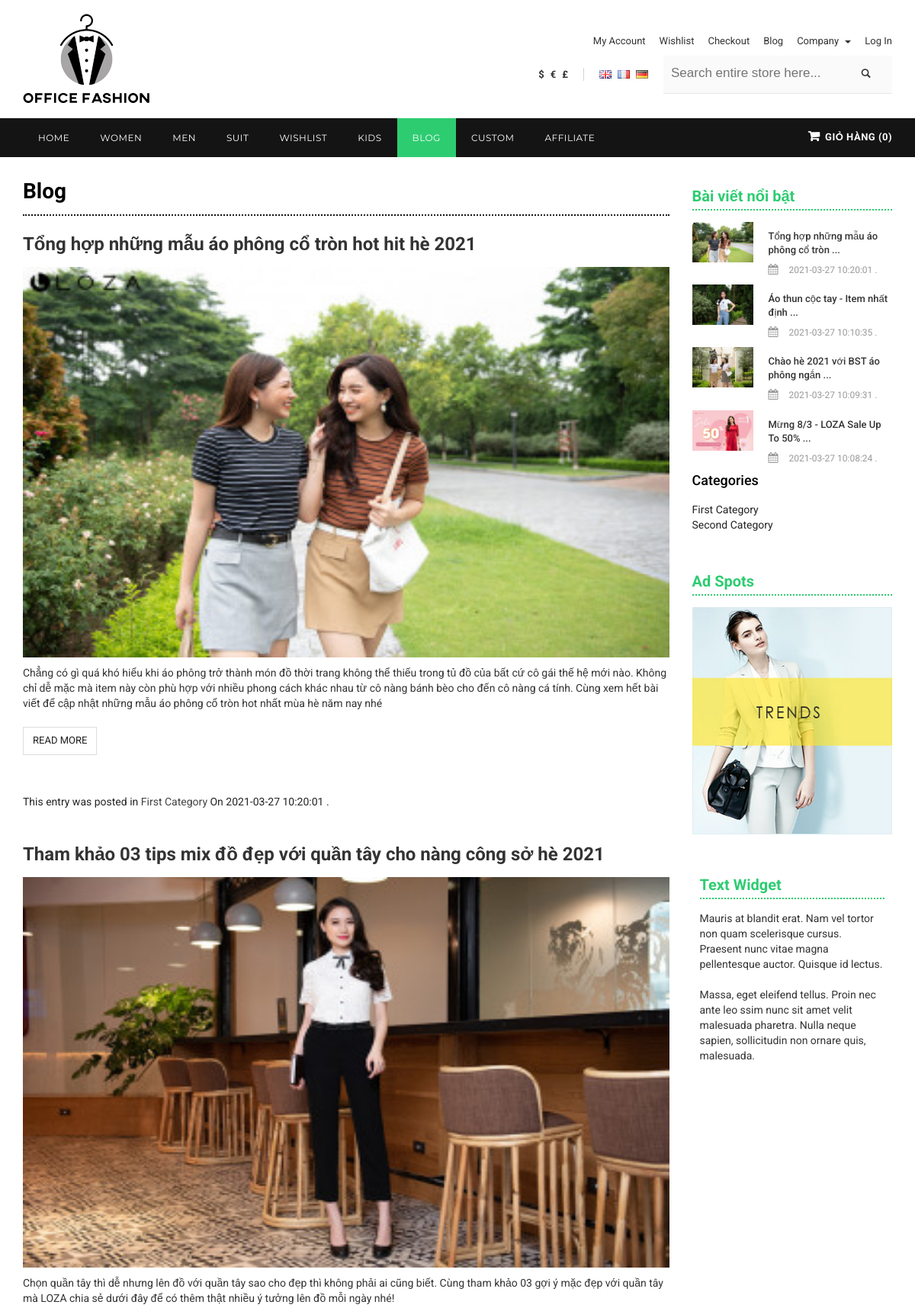
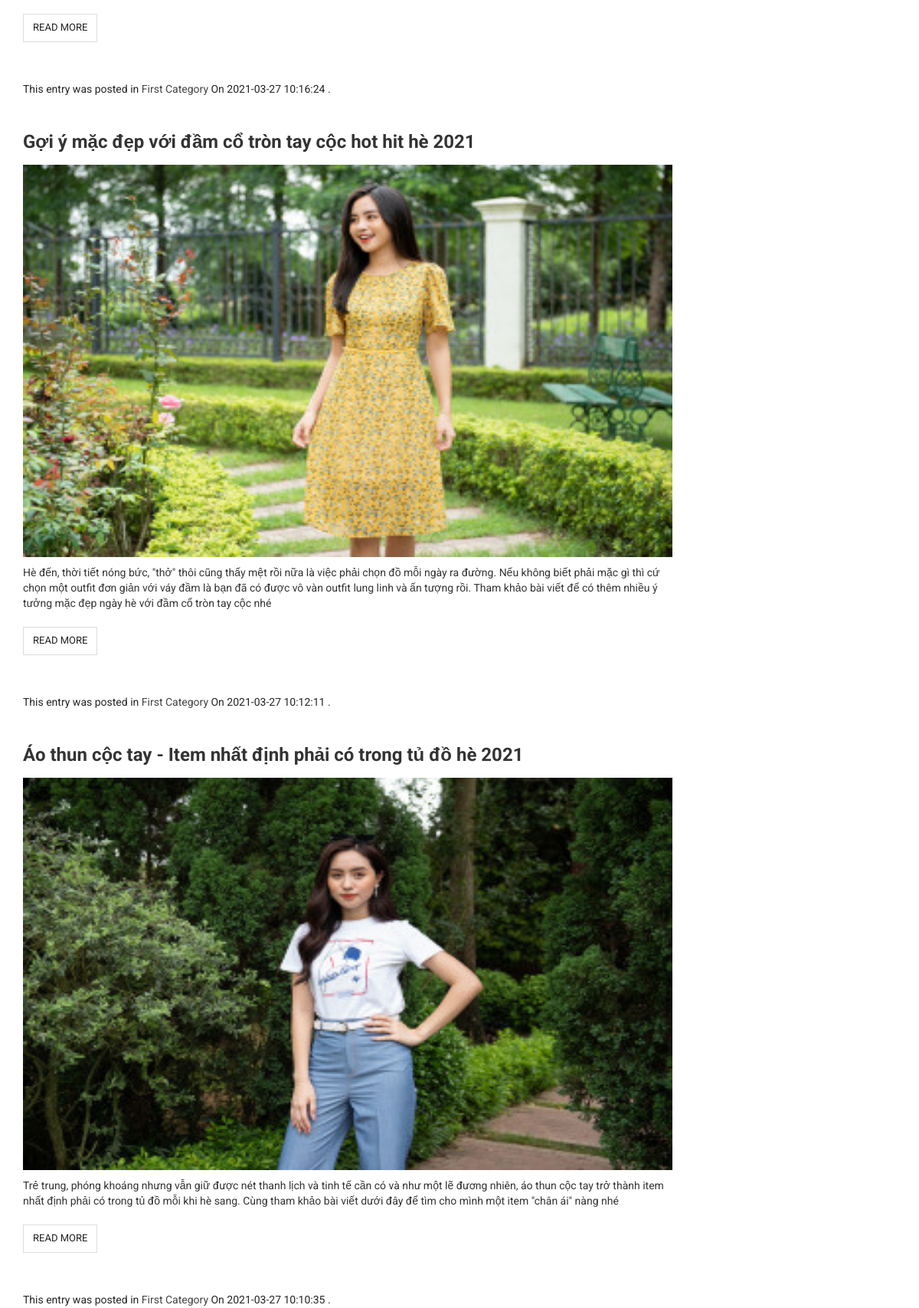
The page /index.php?page=blog (upper part) on the database its author committed (2 pictures, top to bottom).
### tables this page shows
CREATE TABLE `tbl_blogs` (
  `id` int(11) NOT NULL,
  `cate_blog_id` int(11) NOT NULL,
  `user_id` int(11) NOT NULL,
  `title` varchar(150) NOT NULL,
  `main_image` varchar(150) NOT NULL,
  `description` text NOT NULL,
  `content_blog` text NOT NULL,
  `views` double NOT NULL,
  `status` tinyint(1) NOT NULL DEFAULT 1,
  `created_at` datetime NOT NULL DEFAULT current_timestamp(),
  `updated_at` datetime NOT NULL DEFAULT current_timestamp()
);

### config/myconfig.php (called while the page is built, shortened)
<?php
	class Connect
	{
		private $dns = "mysql:host=localhost;dbname=website_docongso";
		private $user = "root";
		private $pass = "";
		function __construct()
		{
			try{
				$this->pdo = new PDO($this->dns, $this->user, $this->pass);
				$this->pdo->query("SET NAMES utf8");
			}catch(PDOException $e){
				echo $e->getMessage();
				exit();
			}
		}
	}
?>

### model/blogModel.php (called while the page is built, shortened)
<?php
    if(isset($useAjax)){
        include_once '../../config/myconfig.php';
    }else{
        include_once 'config/myconfig.php' ;
    }
    class blogModel extends Connect
    {
        function __construct()
        {
            parent::__construct();
        }
        protected function countData_m(){
            $sql = "SELECT COUNT(id) AS 'count' FROM `tbl_blogs`";
            $result = $this->pdo->prepare($sql);
            $result->execute();
            return $result->fetch(PDO::FETCH_ASSOC);
        }
        protected function paginationBlog_m($from, $row){
            $sql = "SELECT * FROM `tbl_blogs` ORDER BY id DESC LIMIT $from, $row";
            $result = $this->pdo->prepare($sql);
            $result->execute();
            return $result->fetchAll(PDO::FETCH_ASSOC);
        }
        protected function selectBogViewsTop_m(){
            $sql = "SELECT * FROM `tbl_blogs` ORDER BY views DESC LIMIT 0,4";
            $result = $this->pdo->prepare($sql);
            $result->execute();
            return $result->fetchAll(PDO::FETCH_ASSOC);
        }
    }
?>

### views/blog/viewsBlog.php (the view, shortened to what this page needs)
<?php
function substr_word($str, $limit)
{
    if (stripos($str, " ")) {
        $ex_str = explode(" ", $str);
        $str_s = "";
        if (count($ex_str) > $limit) {
            for ($i = 0; $i < $limit; $i++) {
                $str_s .= $ex_str[$i] . " ";
            }
            return $str_s . " ...";
        } else {
            return $str;
        }
    } else {
        return $str;
    }
}
?>
<section class="main-container col2-right-layout bounceInUp animated">
    <div class="main container" style="margin: 100px auto; margin-top: 0 !important;">
        <div class="row">
            <div class="col-main col-sm-9">
                <div class="page-title">
                    <h2>Blog</h2>
                </div>
                <div class="blog-wrapper" id="main" total_page="<?= ceil($countData['count'] / 5); ?>">
                    <div class="site-content" id="primary">
                        <div role="main" id="content">
                            <?php foreach ($selectProduct as $value) { ?>
                                <article class="blog_entry clearfix">
                                    <header class="blog_entry-header clearfix">
                                        <div class="blog_entry-header-inner">
                                            <h2 class="blog_entry-title"> <a rel="bookmark" href="index.php?page=blog&method=blogDetail&id=<?= $value['id'] ?>"><?= $value['title']; ?></a> </h2>
                                        </div>
                                    </header>
                                    <div class="entry-content">
                                        <div class="featured-thumb"><a href="index.php?page=blog&method=blogDetail&id=<?= $value['id'] ?>"><img src="assets/images/blogs/<?= $value['main_image'] ?>" alt="blog image" style="width: 100%; height: 512px;"></a></div>
                                        <div class="entry-content">
                                            <p><?= $value['description']; ?></p>
                                        </div>
                                        <p> <a class="btn" href="index.php?page=blog&method=blogDetail&id=<?= $value['id'] ?>">Read More</a> </p>
                                    </div>
                                    <footer class="entry-meta"> This entry was posted in <a rel="category tag" title="View all posts in First Category" href="#">First Category</a> On
                                        <time datetime="<?= $value['created_at'] ?>" class="entry-date"><?= $value['created_at'] ?></time>
                                        .
                                    </footer>
                                </article>
                            <?php } ?>
                        </div>
                    </div>
                </div>
            </div>
            <aside class="col-right sidebar col-sm-3">
                <div role="complementary" class="widget_wrapper13" id="secondary">
                    <div class="popular-posts widget widget__sidebar" id="recent-posts-4">
                        <h3 class="widget-title">Bài viết nổi bật</h3>
                        <div class="widget-content">
                            <ul class="posts-list unstyled clearfix">
                                <?php foreach ($selectViewsTop as $value) { ?>
                                    <li>
                                        <figure class="featured-thumb"> <a href="index.php?page=blog&method=blogDetail&id=<?= $value['id'] ?>"> <img width="80" height="53" alt="blog image" src="assets/images/blogs/<?= $value['main_image'] ?>" style="width: 80px; height: 53px;"> </a> </figure>
                                        <h4><a title="Pellentesque posuere" href="index.php?page=blog&method=blogDetail&id=<?= $value['id'] ?>"><?php echo substr_word($value['title'], 8); ?></a></h4>
                                        <p class="post-meta"><i class="icon-calendar"></i>
                                            <time datetime="<?= $value['created_at'] ?>" class="entry-date"><?= $value['created_at'] ?></time>
                                            .
                                        </p>
                                    </li>
                                <?php } ?>
                            </ul>
                        </div>
                    </div>
                    <div class="popular-posts widget widget_categories" id="categories-2">
                        <h3 class="widget-title">Categories</h3>
                        <ul>
                            <li class="cat-item cat-item-19599"><a href="#">First Category</a></li>
                            <li class="cat-item cat-item-19599"><a href="#">Second Category</a></li>
                        </ul>
                    </div>
                    <div class="ad-spots widget widget__sidebar">
                        <h3 class="widget-title">Ad Spots</h3>
                        <div class="widget-content"><a target="_self" href="#" title=""><img alt="offer banner" src="assets/images/offer-banner1.jpg"></a></div>
                    </div>
                    <div class="text-widget widget widget__sidebar">
                        <h3 class="widget-title">Text Widget</h3>
                        <div class="widget-content">Mauris at blandit erat. Nam vel tortor non quam scelerisque cursus. Praesent nunc vitae magna pellentesque auctor. Quisque id lectus.<br>
                            <br>
                            Massa, eget eleifend tellus. Proin nec ante leo ssim nunc sit amet velit malesuada pharetra. Nulla neque sapien, sollicitudin non ornare quis, malesuada.
                        </div>
                    </div>
                </div>
            </aside>
        </div>
    </div>
</section>

### rows shown on the page
tbl_blogs: title "Tổng hợp những mẫu áo phông cổ tròn hot hit hè 2021", main_image (picture), description "Chẳng có gì quá khó hiểu khi áo phông trở thành món đồ thời trang không thể thiếu trong tủ đồ của bất cứ cô gái thế hệ mới nào. Không chỉ dễ mặc mà item này còn phù hợp với nhiều phong cách khác nhau từ cô nàng bánh bèo cho đến cô nàng cá tính. Cùng xem hết bài viết để cập nhật những mẫu áo phông cổ tròn hot nhất mùa hè năm nay nhé", created_at "2021-03-27 10:20:01", title "Tổng hợp những mẫu áo phông cổ tròn ..."
tbl_blogs: title "Tham khảo 03 tips mix đồ đẹp với quần tây cho nàng công sở hè 2021", main_image (picture), description "Chọn quần tây thì dễ nhưng lên đồ với quần tây sao cho đẹp thì không phải ai cũng biết. Cùng tham khảo 03 gợi ý mặc đẹp với quần tây mà LOZA chia sẻ dưới đây để có thêm thật nhiều ý tưởng lên đồ mỗi ngày nhé!", created_at "2021-03-27 10:16:24"
tbl_blogs: title "Gợi ý mặc đẹp với đầm cổ tròn tay cộc hot hit hè 2021", main_image (picture), description "Hè đến, thời tiết nóng bức, \"thở\" thôi cũng thấy mệt rồi nữa là việc phải chọn đồ mỗi ngày ra đường. Nếu không biết phải mặc gì thì cứ chọn một outfit đơn giản với váy đầm là bạn đã có được vô vàn outfit lung linh và ấn tượng rồi. Tham khảo bài viết để có thêm nhiều ý tưởng mặc đẹp ngày hè với đầm cổ tròn tay cộc nhé", created_at "2021-03-27 10:12:11"
tbl_blogs: title "Áo thun cộc tay - Item nhất định phải có trong tủ đồ hè 2021", main_image (picture), description "Trẻ trung, phóng khoáng nhưng vẫn giữ được nét thanh lịch và tinh tế cần có và như một lẽ đương nhiên, áo thun cộc tay trở thành item nhất định phải có trong tủ đồ mỗi khi hè sang. Cùng tham khảo bài viết dưới đây để tìm cho mình một item \"chân ái\" nàng nhé", created_at "2021-03-27 10:10:35", title "Áo thun cộc tay - Item nhất định ..."
tbl_blogs: main_image (picture), title "Chào hè 2021 với BST áo phông ngắn ...", created_at "2021-03-27 10:09:31"
tbl_blogs: main_image (picture), title "Mừng 8/3 - LOZA Sale Up To 50% ...", created_at "2021-03-27 10:08:24"
